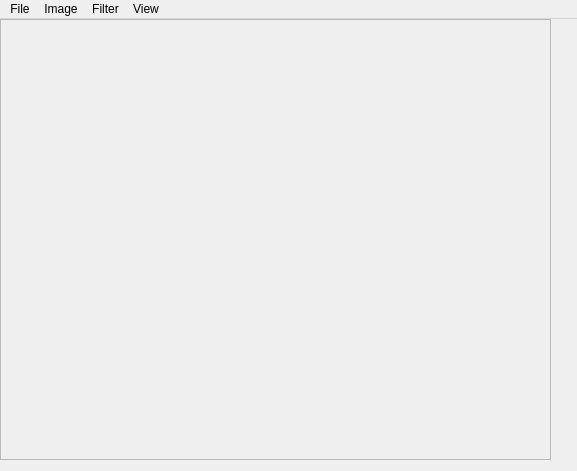
<?xml version="1.0" encoding="UTF-8"?>
<ui version="4.0">
 <class>MainWindow</class>
 <widget class="QMainWindow" name="MainWindow">
  <property name="geometry">
   <rect>
    <x>0</x>
    <y>0</y>
    <width>577</width>
    <height>471</height>
   </rect>
  </property>
  <property name="windowTitle">
   <string>PhotoEditor by Radu Szasz</string>
  </property>
  <widget class="QWidget" name="centralWidget">
   <widget class="QScrollArea" name="scrollArea">
    <property name="geometry">
     <rect>
      <x>0</x>
      <y>0</y>
      <width>551</width>
      <height>441</height>
     </rect>
    </property>
    <property name="verticalScrollBarPolicy">
     <enum>Qt::ScrollBarAsNeeded</enum>
    </property>
    <property name="horizontalScrollBarPolicy">
     <enum>Qt::ScrollBarAsNeeded</enum>
    </property>
    <property name="widgetResizable">
     <bool>false</bool>
    </property>
    <property name="alignment">
     <set>Qt::AlignCenter</set>
    </property>
    <widget class="QWidget" name="scrollAreaWidgetContents">
     <property name="geometry">
      <rect>
       <x>0</x>
       <y>0</y>
       <width>549</width>
       <height>439</height>
      </rect>
     </property>
    </widget>
   </widget>
  </widget>
  <widget class="QMenuBar" name="menuBar">
   <property name="geometry">
    <rect>
     <x>0</x>
     <y>0</y>
     <width>577</width>
     <height>21</height>
    </rect>
   </property>
   <widget class="QMenu" name="menuFile">
    <property name="title">
     <string>File</string>
    </property>
    <addaction name="actionOpen"/>
    <addaction name="actionSave"/>
    <addaction name="actionSave_as"/>
    <addaction name="separator"/>
    <addaction name="actionExit"/>
   </widget>
   <widget class="QMenu" name="menuImage">
    <property name="title">
     <string>Image</string>
    </property>
    <widget class="QMenu" name="menuAdjust">
     <property name="title">
      <string>Adjust</string>
     </property>
     <addaction name="actionBrightness"/>
     <addaction name="actionContrast"/>
     <addaction name="actionHue"/>
     <addaction name="actionSaturation"/>
    </widget>
    <addaction name="actionResize"/>
    <addaction name="menuAdjust"/>
   </widget>
   <widget class="QMenu" name="menuFilter">
    <property name="title">
     <string>Filter</string>
    </property>
    <addaction name="actionBlack_White"/>
    <addaction name="actionBlur"/>
   </widget>
   <widget class="QMenu" name="menuView">
    <property name="title">
     <string>View</string>
    </property>
    <widget class="QMenu" name="menuAlignment">
     <property name="title">
      <string>Alignment</string>
     </property>
     <addaction name="actionLeft"/>
     <addaction name="actionCentered"/>
    </widget>
    <addaction name="actionFit_into_screen"/>
    <addaction name="actionFull_image"/>
    <addaction name="menuAlignment"/>
   </widget>
   <addaction name="menuFile"/>
   <addaction name="menuImage"/>
   <addaction name="menuFilter"/>
   <addaction name="menuView"/>
  </widget>
  <action name="actionOpen">
   <property name="text">
    <string>Open</string>
   </property>
   <property name="shortcut">
    <string>Ctrl+O</string>
   </property>
   <property name="softKeyRole">
    <enum>QAction::NoSoftKey</enum>
   </property>
  </action>
  <action name="actionSave">
   <property name="text">
    <string>Save</string>
   </property>
   <property name="shortcut">
    <string>Ctrl+S</string>
   </property>
  </action>
  <action name="actionSave_as">
   <property name="text">
    <string>Save as...</string>
   </property>
   <property name="shortcut">
    <string>Ctrl+Shift+S</string>
   </property>
  </action>
  <action name="actionResize">
   <property name="text">
    <string>Resize</string>
   </property>
  </action>
  <action name="actionCrop">
   <property name="text">
    <string>Crop</string>
   </property>
  </action>
  <action name="actionBrightness">
   <property name="text">
    <string>Brightness</string>
   </property>
  </action>
  <action name="actionContrast">
   <property name="text">
    <string>Contrast</string>
   </property>
  </action>
  <action name="actionHue">
   <property name="text">
    <string>Hue</string>
   </property>
  </action>
  <action name="actionSaturation">
   <property name="text">
    <string>Saturation</string>
   </property>
  </action>
  <action name="actionBlack_White">
   <property name="text">
    <string>Black/White</string>
   </property>
  </action>
  <action name="actionBlur">
   <property name="text">
    <string>Blur</string>
   </property>
  </action>
  <action name="actionExit">
   <property name="text">
    <string>Exit</string>
   </property>
   <property name="shortcut">
    <string>Ctrl+X</string>
   </property>
  </action>
  <action name="actionSharpness">
   <property name="text">
    <string>Sharpness</string>
   </property>
  </action>
  <action name="actionFit_into_screen">
   <property name="checkable">
    <bool>true</bool>
   </property>
   <property name="text">
    <string>Fit into screen</string>
   </property>
   <property name="shortcut">
    <string>Ctrl+F</string>
   </property>
  </action>
  <action name="actionFull_image">
   <property name="checkable">
    <bool>true</bool>
   </property>
   <property name="text">
    <string>Full image</string>
   </property>
  </action>
  <action name="actionLeft">
   <property name="checkable">
    <bool>true</bool>
   </property>
   <property name="text">
    <string>Left</string>
   </property>
  </action>
  <action name="actionCentered">
   <property name="checkable">
    <bool>true</bool>
   </property>
   <property name="text">
    <string>Centered</string>
   </property>
  </action>
 </widget>
 <layoutdefault spacing="6" margin="11"/>
 <resources/>
 <connections/>
</ui>
